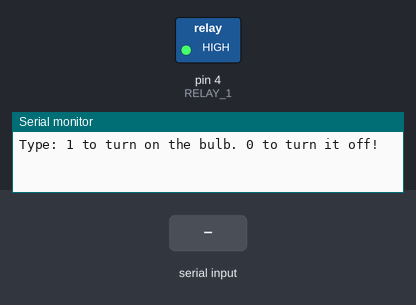
Bench run of a sketch on a simulated Arduino Uno, built with avr-gcc and run on an emulated ATmega328P. Parts: switched loads named in the sketch (green lamp = pin HIGH), the last lines printed to the serial monitor. The test bench sets the inputs (shaded band).

Above: at 1.2 s.
1.3 s: "1\n" received over Serial
At 2.4 s:
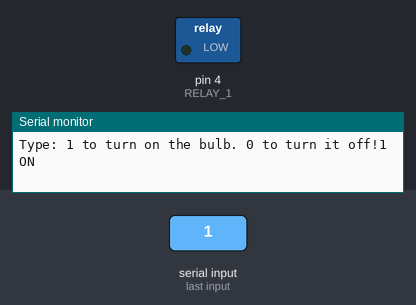
2.8 s: byte 48 ('0') received over Serial
At 3.6 s:
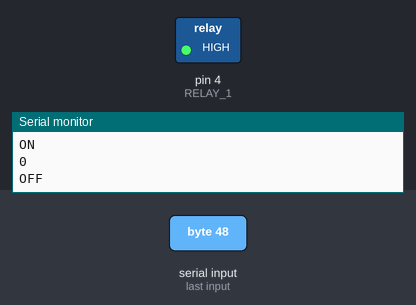
Timing chart, 0 to 5.8 s (numbered marks = the images above; inputs shaded):
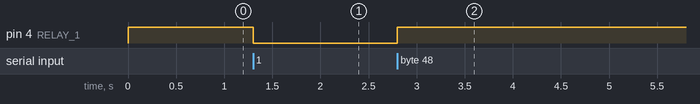

Measured:
- after the input at 1.3 s, pin 4 (RELAY_1): HIGH → LOW at once
- after the input at 2.8 s, pin 4 (RELAY_1): LOW → HIGH at once

The sketch:

BluetoothAutomation.ino
```cpp
#define RELAY_ON 0
#define RELAY_OFF 1
#define RELAY_1  4

char data = 0;

void setup()
{
pinMode(RELAY_1, OUTPUT);
digitalWrite(RELAY_1, RELAY_OFF);
Serial.begin(9600);
Serial.print("Type: 1 to turn on the bulb. 0 to turn it off!");
}

void loop()
{
if (Serial.available() > 0) {
data = Serial.read();      //Read the incoming data and store it into variable data
Serial.print(data);        //Print Value inside data in Serial monitor
Serial.print("\n");        //New line

if(data == '1')
{
digitalWrite(RELAY_1, RELAY_ON);
Serial.println("ON");
}

else if(data == '0')
{
digitalWrite(RELAY_1, RELAY_OFF);
Serial.print("OFF");
}
}
}
```
